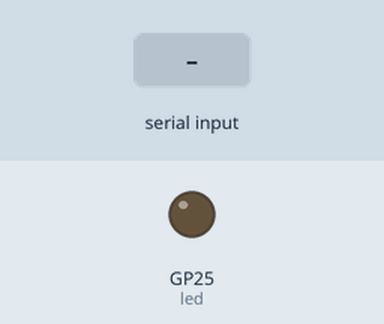
Bench run of a program on a simulated Raspberry Pi Pico running MicroPython. Parts: output pins drawn as LEDs (lit = HIGH). Inputs (shaded band) come from the test bench.

Above: at 1.2 s.
1.3 s: "11111111" typed at the serial console
At 2.5 s:
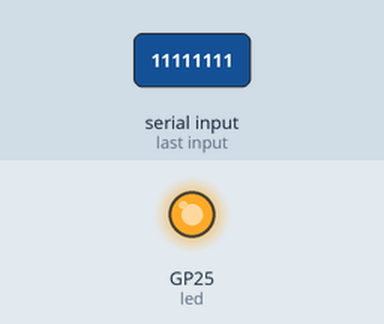
Timing chart, 0 to 4.3 s (numbered marks = the images above; inputs shaded):
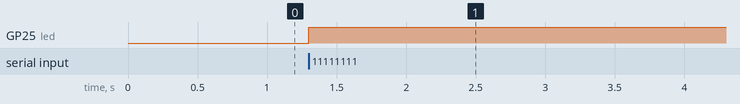

Measured:
- after the input at 1.3 s, GP25 (led): LOW → HIGH at once

The program:

UART_MICRO.py
```python
import machine
import sys
import select

#pins = [machine.Pin(i,machine.Pin.OUT) for i in range(2,10)]
uart =machine.UART(0, baudrate=115200)
uart.init(115200,bits=8, parity=None, stop=1, timeout=3000)

led = machine.Pin(25, machine.Pin.OUT)

def check_input():
    while True:
        if sys.stdin in select.select([sys.stdin], [], [], 0)[0]:
            user_input = sys.stdin.read(8)
            if user_input.strip() == "11111111":
                led.value(1)
            else:
                led.value(0)

check_input()
```
